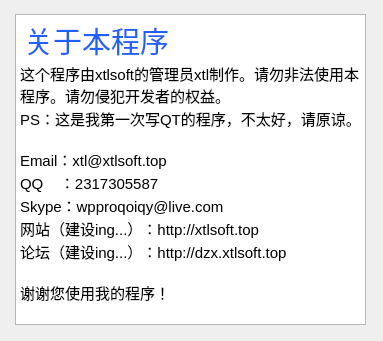
<?xml version="1.0" encoding="UTF-8"?>
<ui version="4.0">
 <class>about</class>
 <widget class="QWidget" name="about">
  <property name="geometry">
   <rect>
    <x>0</x>
    <y>0</y>
    <width>383</width>
    <height>341</height>
   </rect>
  </property>
  <property name="minimumSize">
   <size>
    <width>383</width>
    <height>341</height>
   </size>
  </property>
  <property name="maximumSize">
   <size>
    <width>383</width>
    <height>341</height>
   </size>
  </property>
  <property name="windowTitle">
   <string>关于</string>
  </property>
  <property name="windowIcon">
   <iconset resource="nat123Client.qrc">
    <normaloff>:/image/source/favicon.ico</normaloff>:/image/source/favicon.ico</iconset>
  </property>
  <widget class="QTextBrowser" name="textBrowser">
   <property name="geometry">
    <rect>
     <x>15</x>
     <y>14</y>
     <width>351</width>
     <height>311</height>
    </rect>
   </property>
   <property name="html">
    <string>&lt;!DOCTYPE HTML PUBLIC &quot;-//W3C//DTD HTML 4.0//EN&quot; &quot;http://www.w3.org/TR/REC-html40/strict.dtd&quot;&gt;
&lt;html&gt;&lt;head&gt;&lt;meta name=&quot;qrichtext&quot; content=&quot;1&quot; /&gt;&lt;style type=&quot;text/css&quot;&gt;
p, li { white-space: pre-wrap; }
&lt;/style&gt;&lt;/head&gt;&lt;body style=&quot; font-family:'Ubuntu'; font-size:11pt; font-weight:400; font-style:normal;&quot;&gt;
&lt;p style=&quot; margin-top:0px; margin-bottom:0px; margin-left:0px; margin-right:0px; -qt-block-indent:0; text-indent:0px;&quot;&gt;&lt;img src=&quot;:/image/source/icon.ico&quot; /&gt; &lt;span style=&quot; font-size:22pt; color:#1f60f9;&quot;&gt;关于本程序&lt;/span&gt;&lt;/p&gt;
&lt;p style=&quot; margin-top:0px; margin-bottom:0px; margin-left:0px; margin-right:0px; -qt-block-indent:0; text-indent:0px;&quot;&gt;这个程序由xtlsoft的管理员xtl制作。请勿非法使用本程序。请勿侵犯开发者的权益。&lt;/p&gt;
&lt;p style=&quot; margin-top:0px; margin-bottom:0px; margin-left:0px; margin-right:0px; -qt-block-indent:0; text-indent:0px;&quot;&gt;PS：这是我第一次写QT的程序，不太好，请原谅。&lt;/p&gt;
&lt;p style=&quot;-qt-paragraph-type:empty; margin-top:0px; margin-bottom:0px; margin-left:0px; margin-right:0px; -qt-block-indent:0; text-indent:0px;&quot;&gt;&lt;br /&gt;&lt;/p&gt;
&lt;p style=&quot; margin-top:0px; margin-bottom:0px; margin-left:0px; margin-right:0px; -qt-block-indent:0; text-indent:0px;&quot;&gt;Email：xtl@xtlsoft.top&lt;/p&gt;
&lt;p style=&quot; margin-top:0px; margin-bottom:0px; margin-left:0px; margin-right:0px; -qt-block-indent:0; text-indent:0px;&quot;&gt;QQ    ：2317305587&lt;/p&gt;
&lt;p style=&quot; margin-top:0px; margin-bottom:0px; margin-left:0px; margin-right:0px; -qt-block-indent:0; text-indent:0px;&quot;&gt;Skype：wpproqoiqy@live.com&lt;/p&gt;
&lt;p style=&quot; margin-top:0px; margin-bottom:0px; margin-left:0px; margin-right:0px; -qt-block-indent:0; text-indent:0px;&quot;&gt;网站（建设ing...）：http://xtlsoft.top&lt;/p&gt;
&lt;p style=&quot; margin-top:0px; margin-bottom:0px; margin-left:0px; margin-right:0px; -qt-block-indent:0; text-indent:0px;&quot;&gt;论坛（建设ing...）：http://dzx.xtlsoft.top&lt;/p&gt;
&lt;p style=&quot;-qt-paragraph-type:empty; margin-top:0px; margin-bottom:0px; margin-left:0px; margin-right:0px; -qt-block-indent:0; text-indent:0px;&quot;&gt;&lt;br /&gt;&lt;/p&gt;
&lt;p style=&quot; margin-top:0px; margin-bottom:0px; margin-left:0px; margin-right:0px; -qt-block-indent:0; text-indent:0px;&quot;&gt;谢谢您使用我的程序！&lt;/p&gt;&lt;/body&gt;&lt;/html&gt;</string>
   </property>
  </widget>
 </widget>
 <resources>
  <include location="nat123Client.qrc"/>
 </resources>
 <connections/>
</ui>
